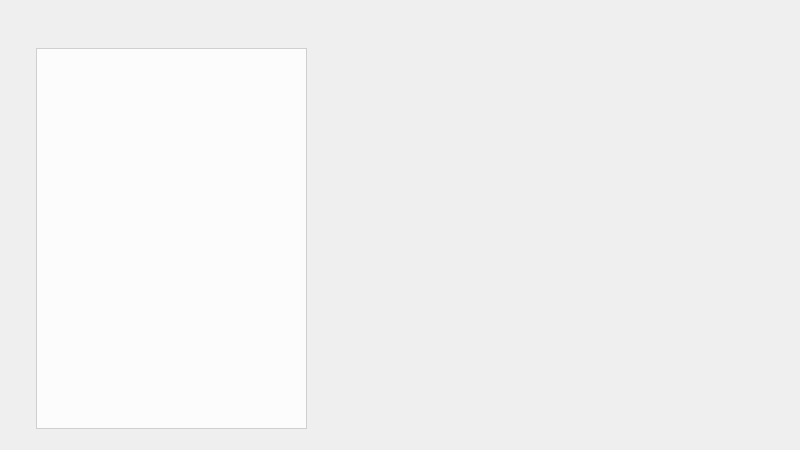
<?xml version="1.0" encoding="UTF-8"?>
<ui version="4.0">
 <class>vDFS</class>
 <widget class="QWidget" name="vDFS">
  <property name="geometry">
   <rect>
    <x>0</x>
    <y>0</y>
    <width>800</width>
    <height>450</height>
   </rect>
  </property>
  <property name="windowTitle">
   <string>Form</string>
  </property>
  <widget class="QListWidget" name="dfsList">
   <property name="geometry">
    <rect>
     <x>36</x>
     <y>48</y>
     <width>271</width>
     <height>381</height>
    </rect>
   </property>
   <property name="font">
    <font>
     <pointsize>10</pointsize>
    </font>
   </property>
   <property name="styleSheet">
    <string notr="true">background: rgba(255, 255, 255, 0.8);
color:black;</string>
   </property>
  </widget>
 </widget>
 <resources/>
 <connections/>
</ui>
